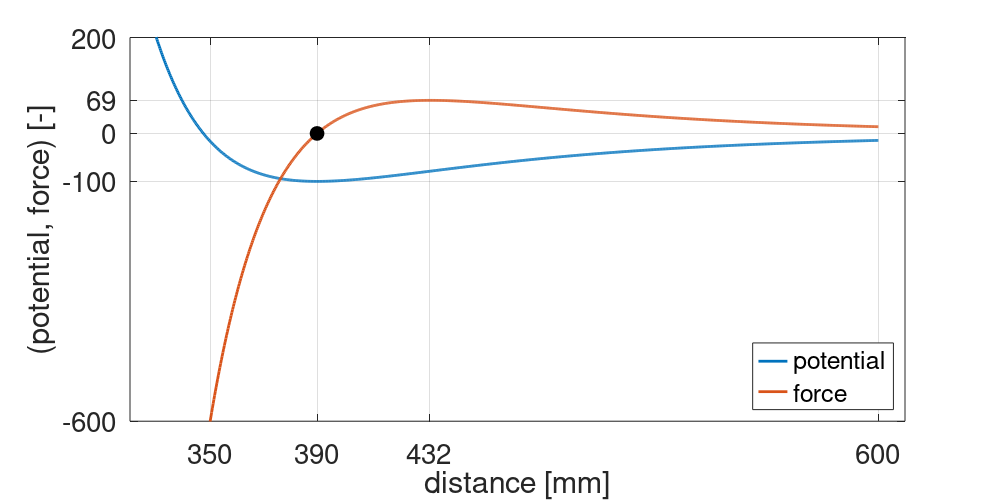

Write the MATLAB code that produced this figure.
clear all; close all; clc;

a = 12;
b = 6;
epsilon = 100; % depth of potential well, V_LJ(r_target) = epsilon
gamma = 100; % force gain

r_target = 390;
r = linspace(320,600,1000);

V_LJ = epsilon*((r_target./r).^a - 2*(r_target./r).^b);
F_LJ = -gamma*epsilon./r .* (a*(r_target./r).^a - 2*b*(r_target./r).^b);

LJ_pot = figure;
font = 20;
plot(r,V_LJ, 'LineWidth', 2)
hold on
plot(r,F_LJ, 'LineWidth', 2)
hold on
scatter(390, 0, 100, 'MarkerFaceColor', 'k', 'MarkerEdgeColor', 'k')
legend('potential', 'force', 'Location', 'SouthEast')
xlabel('distance [mm]')
ylabel('(potential, force) [-]')
xlim([320, 610])
ylim([-600, 200])
xticks([350, r_target, round(r(F_LJ==max(F_LJ))), max(r)])
yticks([-600, round(min(V_LJ)), 0, round(max(F_LJ)), 200])
set(gca,'FontSize', font)
orient(LJ_pot, 'landscape')
grid on
box on
hold off

% SAVE FIGURE
set(LJ_pot, 'PaperPosition', [0 0 10 5]);
set(LJ_pot, 'PaperSize', [10 5]);
saveas(LJ_pot, 'LJ_potential', 'pdf')


